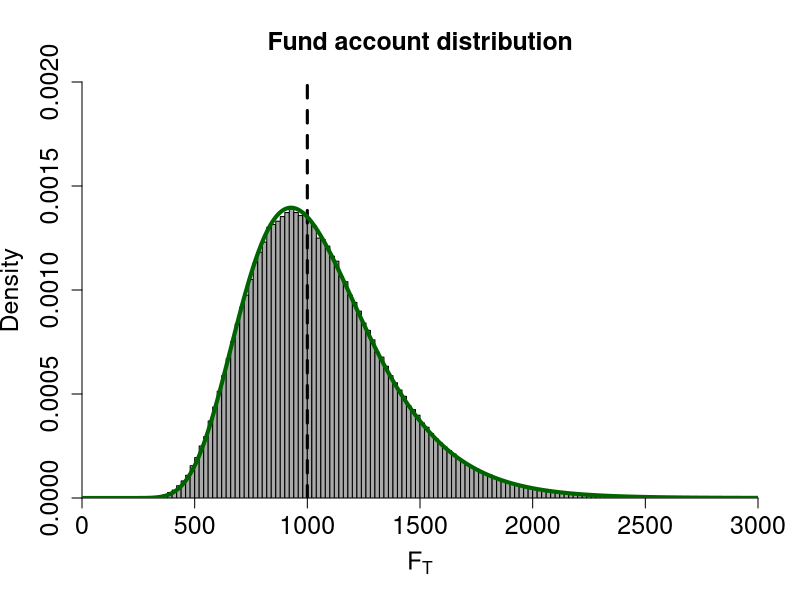
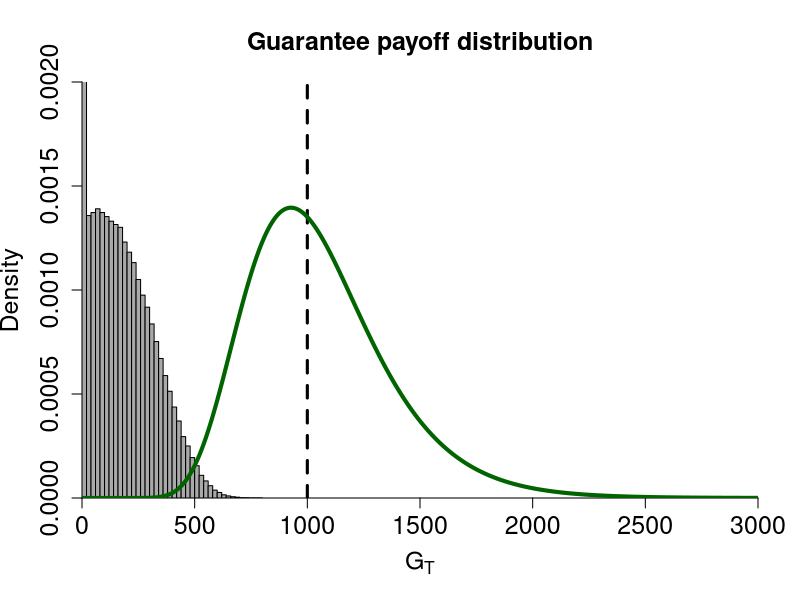
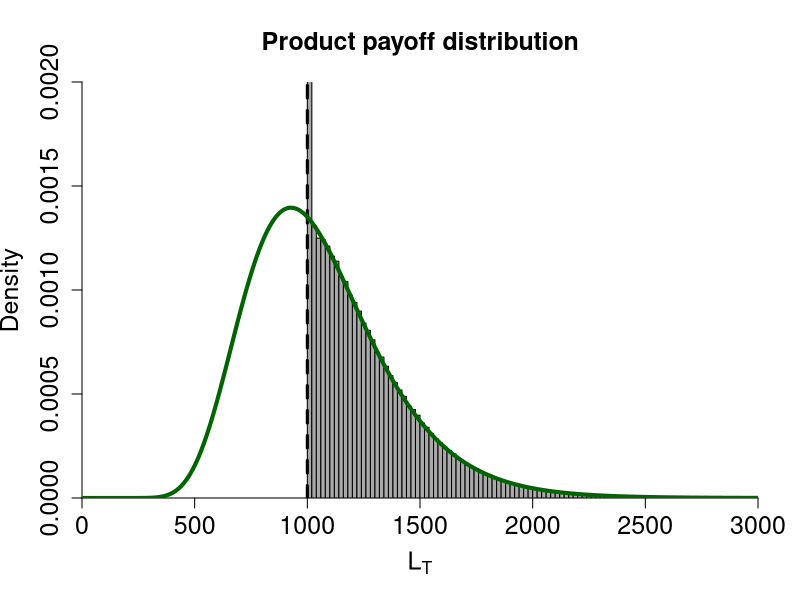

Reproduce these figures in R, in order.

##################################
# Money-back guarantee product
# (with regular premium payments)
##################################

# Product parameters 
#----------------
premium <- 100                           # Annual premium payments
T <- 10                                  # Maturity of the contract (in years)
F0 <- 0                                  # Product begins with first premium
#----------------

# GBM input
#----------------
s <- 1                                   # Time steps per year (e.g. 365 days)
dt <- rep(1/s,T*s)                       # Vector of constant time steps
t <- c(0,cumsum(dt))                     # Time line including start date (t=0)
r <-  0.01                               # Risk-free rate for drift
sigma <- 0.15                            # Return standard deviation
paths <- 1000000                          # Number of simulated paths
#----------------

# Storage matrices
#------------------------------
Rt <- matrix(NA, paths, T*s)    # GBM returns
Ft <- Rt                        # GBM fund levels
#------------------------------



##############################################
# Run simulations with closed-form transitions
##############################################

# Wiener process and continuous GBM returns under Q
#-----------------------------------------
set.seed(13)                              # Use common random numbers
for(i in 1:paths){
  dW <- sqrt(dt)*rnorm(T*s, 0, 1)         # Wiener process increments
  Rt[i,] <- (r-sigma^2/2)*dt + sigma*dW } # GBM returns (continuous)
head(Rt)
#-----------------------------------------

# Turn GBM return paths into paths of the fund account
#----------------------------------------------
Ft[,1] <- (rep(F0,paths) + premium)*exp(Rt[,1])
for(i in 1:paths){
for(t in 2:T){
  Ft[i,t] <- (Ft[i,t-1] + premium)*exp(Rt[i,t]) }} 
head(Ft)
#----------------------------------------------

# Payoffs at maturity
#-----------------------------------------------------
FT <- Ft[,T] # Extract fund distribution at maturity T
GT <- FT     # Clone vector FT
LT <- FT     # Clone vector FT
for(i in 1:paths){ # Run loop to compute payoffs GT and LT
  GT[i] <- max(T*premium - FT[i], 0) # Fill vector GT with values
  LT[i] <- max(T*premium, FT[i])}    # Fill vector LT with values
#-----------------------------------------------------

# Price of the guarantee
#--------------------------------------
G01 <- exp(-r*T)*mean(GT)
G01
# Interpret guarantee price (in currency units) 
# relative to annual premium (85%) or to 
# total premiums paid (8.5%)
#--------------------------------------



##########################################
# Run simulations with discrete returns
##########################################

# Discretized GBM return paths under Q
# (Run in loop to save path after path)
#--------------------------------------
set.seed(13)                       # Use common random numbers
for(i in 1:paths) {
  dW <- sqrt(dt)*rnorm(s*T, 0, 1)  # Wiener process increments
  Rt[i,] <- r*dt + sigma*dW }      # GBM returns (discrete)
head(Rt)
#--------------------------------------

# Turn GBM return paths into paths of the fund account
#-----------------------------------------------------
Ft <- Rt # Clone Rt
Ft[,1] <- (rep(F0,paths) + premium)*(1 + Rt[,1])
for(i in 1:paths){
for(t in 2:T){
  Ft[i,t] <- (Ft[i,t-1] + premium)*(1 + Rt[i,t]) }} 
#-----------------------------------------------------

# Payoffs at maturity
#-----------------------------------------------------
FT <- Ft[,T] # Extract fund distribution at maturity T
GT <- FT     # Clone of FT
LT <- FT     # Clone of FT
for(i in 1:paths){ # Run loop to compute payoffs (GT and LT)
  GT[i] <- max(T*premium - FT[i], 0) # Fill vector GT with values
  LT[i] <- max(T*premium, FT[i])}    # Fill vector LT with values
#-----------------------------------------------------

# Price of the guarantee
#--------------------------------------
G02 <- exp(-r*T)*mean(GT)
G02
#--------------------------------------

# Compare exact transitions to Euler
#----------------------------------------------------------------------
D <- G02 - G01 # compute difference in guarantee price
D              # return approximation error (price difference)
D*1000000      # the difference matters in a portfolio of 1 mn contracts
               # Euler leads to overreserving of the guarantee 
#----------------------------------------------------------------------

# Critical reflection:
#-----------------------------------------------------------
# Increasing the no. of paths will not narrow the difference
# It will only make the simulation results more stable (lower standard error)
# The difference will only shrink for higher time grid density
# I.e., if we introduce intra-year time-steps (less time-step bias)
# However, that will complicate the simulation
#-----------------------------------------------------------




##############################################
# Graphically illustrate payoff distributions
##############################################

# Approximate FT (sum of lognormals) by matching the first two moments
# (Fenton-Wilkinson approximation, see Fenton, 1960)
#--------------------------------------
ml <- log(mean(FT)^2/sqrt(var(FT)+mean(FT)^2))
sl <- sqrt(log(var(FT)/mean(FT)^2 +1))
#--------------------------------------

# Plot fund value distribution at time T
#-----------------------------------------------------
# png(file="FundPayoff.png",width=1000, height=1000, res = 200)
hist(FT, breaks = 200, col = "darkgrey", xaxs = "i", yaxs = "i", 
     main = "Fund account distribution", freq = FALSE, 
     cex.axis = 1.5, cex.lab = 1.5, cex.main = 1.5, 
     xlim = c(0, 3000), ylim = c(0, 0.002),
     xlab =   expression(paste(plain(F[T]))))
abline(v = T*premium, lwd = 3, lty = 2)
x <- seq(0,4000,0.01)
# y <- dnorm(x, mean(FT), sd(FT))
y <- dlnorm(x, ml, sl)
lines(x,y, lwd = 4, col = "darkgreen")
# dev.off()    
#-----------------------------------------------------

# Plot guarantee payoff distribution at time T
#-----------------------------------------------------
# png(file="GuaranteePayoff.png",width=1000, height=1000, res = 200)
hist(GT, breaks = 30, col = "darkgrey", xaxs = "i", yaxs = "i", 
     main = "Guarantee payoff distribution", freq = FALSE, 
     cex.axis = 1.5, cex.lab = 1.5, cex.main = 1.5, 
     xlim = c(0, 3000), ylim = c(0, 0.002),
     xlab =   expression(paste(plain(G[T]))))
abline(v = T*premium, lwd = 3, lty = 2)
x <- seq(0,4000,0.01)
y <- dnorm(x, mean(FT), sd(FT))
y <- dlnorm(x, ml, sl)
lines(x,y, lwd = 4, col = "darkgreen")
# dev.off()    
#-----------------------------------------------------

# Plot combined product payoff distribution at time T
#-----------------------------------------------------
# png(file="ProductPayoff.png",width=1000, height=1000, res = 200)
hist(LT, breaks = 200, col = "darkgrey", xaxs = "i", yaxs = "i", 
     main = "Product payoff distribution", freq = FALSE, 
     cex.axis = 1.5, cex.lab = 1.5, cex.main = 1.5, 
     xlim = c(0, 3000), ylim = c(0, 0.002),
     xlab =   expression(paste(plain(L[T]))))
abline(v = T*premium, lwd = 3, lty = 2)
x <- seq(0,4000,0.01)
# y <- dnorm(x, mean(FT), sd(FT))
y <- dlnorm(x, ml, sl)
lines(x,y, lwd = 4, col = "darkgreen")
# dev.off()    
#-----------------------------------------------------
